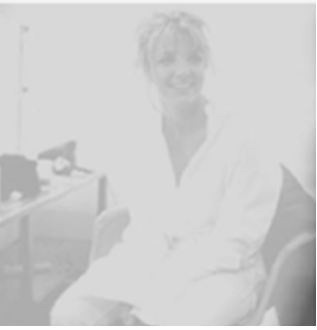
#> input picture THXLA/L1/DATA/data/anh3.png, 317 x 330 px, found by its file name
$ python otsu.py
#> lines starting #> are read from the running program, lines starting #| are printed output that depends on the picture; after the words box and inside, x2 and y2 are one past the last pixel; in counts of white or black regions, pixels touching at a corner belong together
import cv2
import numpy as np

image = cv2.imread('anh3.png', cv2.IMREAD_GRAYSCALE)
#> image: shape (330, 317); min 85, max 255, mean 205.8


def otsu_value(img):
    height, width = img.shape
#> height = 330; width = 317

    histogram, _ = np.histogram(img, bins=256, range=(0, 256))
#> histogram = 256 values, max 48317 at index 216, min 0 at index 0, mean 408.6

    total_pixels = height * width
#> total_pixels = 104610

    sum_total = np.sum(np.arange(256) * histogram)
#> sum_total = 21530391

    sum_back = 0

    num_back = 0

    threshold = -1

    variance_max = 0

    for i in range(256):
        num_back += histogram[i]
        if num_back == 0:
            continue

        num_fore = total_pixels - num_back
        if num_fore == 0:
            break

        sum_back += i * histogram[i]

        mean_back = sum_back / num_back
        mean_fore = (sum_total - sum_back) / num_fore

        variance_between = num_back * num_fore * (mean_back - mean_fore) ** 2

        if variance_between > variance_max:
            variance_max = variance_between
            threshold = i
#> this loop made 256 passes
#> (num_back, num_fore, sum_back, mean_back, mean_fore, variance_max) on passes 86, 88, 89, 90, 91, 92, 93, 94, 95, 96, 97, 98: (2, 104608, 170, 85, 205.8, 3.05e+09), (19, 104591, 1649, 86.79, 205.8, 2.82e+10), (29, 104581, 2529, 87.21, 205.8, 4.27e+10), (69, 104541, 6089, 88.25, 205.9, 9.98e+10), (72, 104538, 6359, 88.32, 205.9, 1.04e+11), (79, 104531, 6996, 88.56, 205.9, 1.14e+11), (90, 104520, 8008, 88.98, 205.9, 1.29e+11), (110, 104500, 9868, 89.71, 205.9, 1.55e+11), (111, 104499, 9962, 89.75, 205.9, 1.57e+11), (121, 104489, 10912, 90.18, 205.9, 1.69e+11), (137, 104473, 12448, 90.86, 206, 1.9e+11), (177, 104433, 16328, 92.25, 206, 2.39e+11)
#> num_back on passes 1 to 6: 0, 0, 0, 0, 0, 0
#> after the loop, num_back = 104610; sum_back = 21123921; threshold = 196; variance_max = 2.73e+12
    return threshold


_, thresholded_image = cv2.threshold(image, otsu_value(image), 255, cv2.THRESH_BINARY)
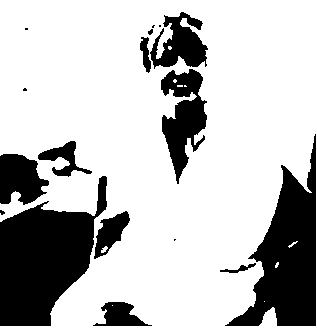
#> thresholded_image: shape (330, 317); 74.9% white; 17 black regions (6 under 20 px), largest, box (x1, y1, x2, y2) and area: (0, 176, 107, 326) 9204, (225, 134, 316, 326) 7881, (161, 69, 207, 184) 2838
print(otsu_value(image))
#> the loop in otsu_value (call 2), `for i in range(256):` made 256 passes
#| 196
cv2.imshow('Original Image', image)
cv2.imshow('Otsu Thresholded Image', thresholded_image)
cv2.waitKey(0)
cv2.destroyAllWindows()

$ run again, with THXLA/L1/DATA/data/anh1.png copied over THXLA/L1/DATA/data/anh3.png
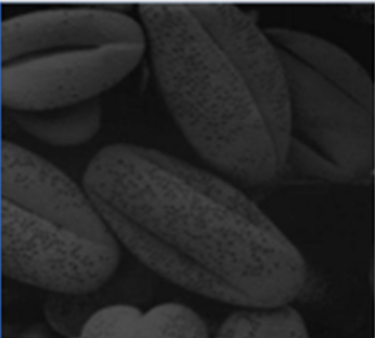
#> input picture THXLA/L1/DATA/data/anh1.png, 375 x 338 px, found by its file name
#> histogram = 256 values, max 7369 at index 19, min 0 at index 79, mean 495.1
#> sum_total = 4977268
#> the loop in otsu_value, `for i in range(256):` made 233 passes
#> (num_back, num_fore, sum_back, mean_back, mean_fore, variance_max) on passes 1 to 8: (382, 126368, 0, 0, 39.39, 7.49e+10), (392, 126358, 10, 0.0255, 39.39, 7.68e+10), (429, 126321, 84, 0.196, 39.4, 8.33e+10), (437, 126313, 108, 0.247, 39.4, 8.46e+10), (441, 126309, 124, 0.281, 39.4, 8.53e+10), (453, 126297, 184, 0.406, 39.41, 8.7e+10), (470, 126280, 286, 0.609, 39.41, 8.94e+10), (523, 126227, 657, 1.26, 39.43, 9.62e+10)
#> after the loop in otsu_value, `for i in range(256):`: num_back = 126750; sum_back = 4977036; threshold = 38; variance_max = 3.32e+12
#> `_, thresholded_image = cv2.threshold(image, otsu_value(image), 255, cv..`:
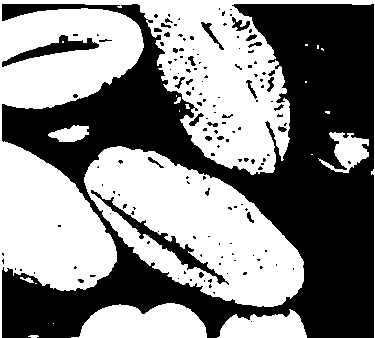
#> thresholded_image: shape (338, 375); 52.2% white; 154 black regions (124 under 20 px), largest, box (x1, y1, x2, y2) and area: (2, 4, 374, 338) 56599, (91, 190, 229, 285) 1270, (2, 35, 99, 67) 876
#> the loop in otsu_value (call 2), `for i in range(256):` made 233 passes
#| 38

$ run again, with THXLA/L1/DATA/data/anh2.png copied over THXLA/L1/DATA/data/anh3.png
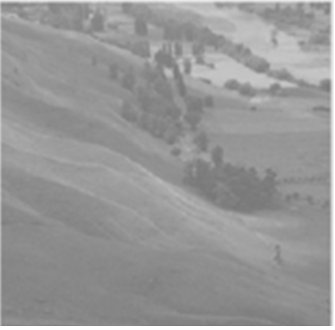
#> input picture THXLA/L1/DATA/data/anh2.png, 335 x 330 px, found by its file name
#> image is the input picture: shape (330, 335); min 119, max 255, mean 151.4
#> histogram = 256 values, max 3592 at index 136, min 0 at index 0, mean 431.8
#> sum_total = 16739891
#> the loop in otsu_value, `for i in range(256):` made 256 passes
#> (num_back, num_fore, sum_back, mean_back, mean_fore, variance_between, variance_max) on pass 120: (6, 110544, 714, 119, 151.4, 697363074.4, 697363074.4)
#> after the loop in otsu_value, `for i in range(256):`: num_back = 110550; sum_back = 16315061; threshold = 174; variance_max = 3.41e+12
#> `_, thresholded_image = cv2.threshold(image, otsu_value(image), 255, cv..`:
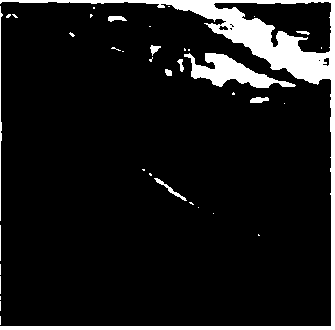
#> thresholded_image: shape (330, 335); 9.5% white; 38 white regions (27 under 20 px), largest, box (x1, y1, x2, y2) and area: (0, 0, 335, 330) 7893, (184, 53, 296, 88) 1641, (0, 6, 3, 221) 238
#> the loop in otsu_value (call 2), `for i in range(256):` made 256 passes
#| 174
